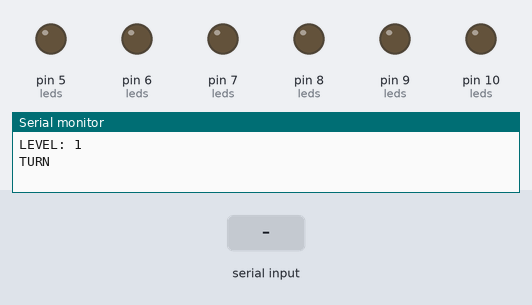
The sketch below on a simulated Arduino Uno, built with avr-gcc and run on an emulated ATmega328P. Shown: output pins drawn as LEDs (lit = HIGH), the last lines printed to the serial monitor. Dashed ring = blinking. The inputs (shaded band) are chosen by the test bench. Random numbers use the default seed unless the sketch sets one.

Above: at 3.9 s.
4.0 s: "R" received over Serial
At 4.45 s:
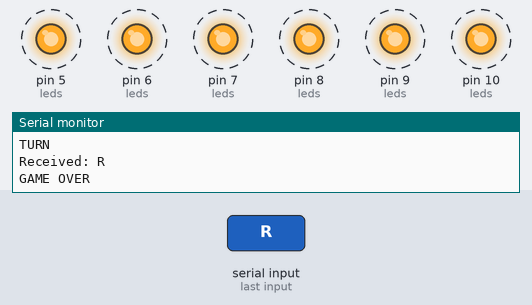
7.0 s: "Y" received over Serial
At 9.2 s:
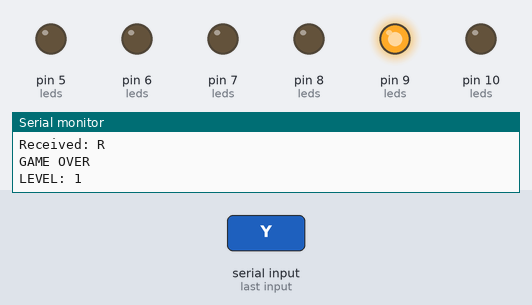
Timing chart, 0 to 40.2 s (numbered marks = the images above; inputs shaded):
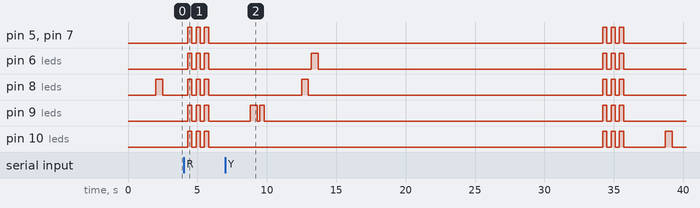

Measured:
- after the input at 4.0 s, pin 5 (leds), pin 6 (leds), pin 7 (leds), pin 8 (leds), pin 9 (leds), pin 10 (leds): alternates HIGH for 0.30 s and LOW for 0.30 s, 6 changes in all, then stays LOW, starting after 0.30 s

The sketch:

COLER_REC_copy_20260330001747.ino
```cpp
#include <Wire.h>

int red = 10, yellow = 9, green = 8, white = 7, orange = 6, blue = 5;
int leds[] = {red, yellow, green, white, orange, blue};
char cmds[] = {'R', 'Y', 'G', 'W', 'O', 'B'};

int level = 1;
char sequence[50];
int inputIndex = 0;
bool waitingForInput = false;
unsigned long lastInputTime = 0;

void setup() {
  Serial.begin(9600);

  for (int i = 0; i < 6; i++) {
    pinMode(leds[i], OUTPUT);
  }

  randomSeed(analogRead(0));
  startGame();
}

void allOff() {
  for (int i = 0; i < 6; i++) {
    digitalWrite(leds[i], LOW);
  }
}

int getPin(char cmd) {
  switch (cmd) {
    case 'R': return red;
    case 'Y': return yellow;
    case 'G': return green;
    case 'W': return white;
    case 'O': return orange;
    case 'B': return blue;
    default: return -1;
  }
}

void blinkLED(char cmd, int duration = 500) {
  int pin = getPin(cmd);
  if (pin == -1) return;

  digitalWrite(pin, HIGH);
  delay(duration);
  digitalWrite(pin, LOW);
  delay(200);
}

bool isValidColorCommand(char c) {
  return c == 'R' || c == 'Y' || c == 'G' ||
         c == 'W' || c == 'O' || c == 'B';
}

void startGame() {
  level = 1;
  delay(1000);
  nextLevel();
}

void nextLevel() {
  Serial.print("LEVEL: ");
  Serial.println(level);

  delay(1000);

  // كل مستوى يولد تسلسل جديد كامل عشوائي
  for (int i = 0; i < level; i++) {
    sequence[i] = cmds[random(6)];
  }

  for (int i = 0; i < level; i++) {
    blinkLED(sequence[i], 500);
  }

  inputIndex = 0;
  waitingForInput = true;
  lastInputTime = millis();

  Serial.println("TURN");
}

void gameOver() {
  Serial.println("GAME OVER");

  for (int i = 0; i < 3; i++) {
    allOff();
    delay(300);

    for (int j = 0; j < 6; j++) {
      digitalWrite(leds[j], HIGH);
    }
    delay(300);
  }

  allOff();
  delay(1000);
  startGame();
}

void loop() {
  if (waitingForInput && Serial.available()) {
    char input = Serial.read();

    if (!isValidColorCommand(input)) {
      return;
    }

    Serial.print("Received: ");
    Serial.println(input);

    if (input == sequence[inputIndex]) {
      blinkLED(input, 300);
      inputIndex++;
      lastInputTime = millis();

      if (inputIndex == level) {
        waitingForInput = false;
        delay(1500);
        level++;
        nextLevel();
      }
    } else {
      waitingForInput = false;
      gameOver();
    }
  }

  if (waitingForInput && millis() - lastInputTime > 20000) {
    waitingForInput = false;
    gameOver();
  }
}
```
